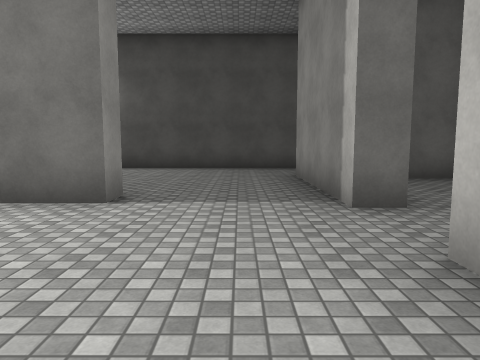
view 1 (above)

16 first-person views from a walk through a scene from a Unity 3-D project. The camera is 1.4 m above the floor, tilts 6° down and sees 70° across. The floor is counted in squares, 2 m on a side. Each view is taken from the middle of a square. On the plan, view 1 faces up. The plan holds only what a view shows up to about 11 squares ahead; the rest is blank. The place goes on beyond the plan. The player character is not drawn. Surface patterns are stand-ins for the level's own textures.

view 2
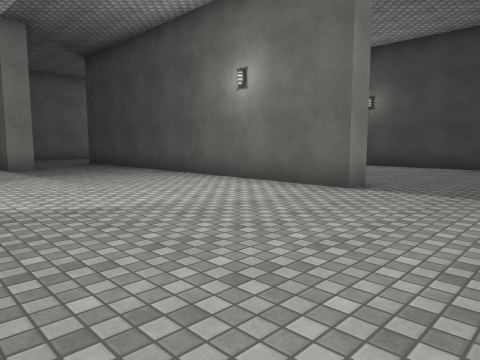

view 3
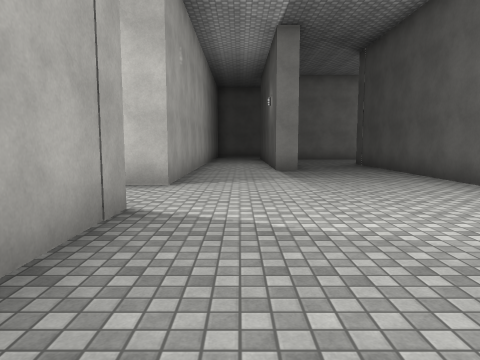

view 4
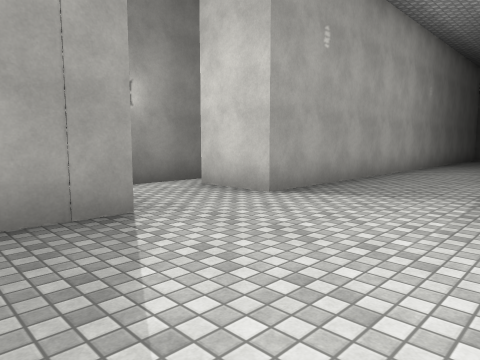

view 5
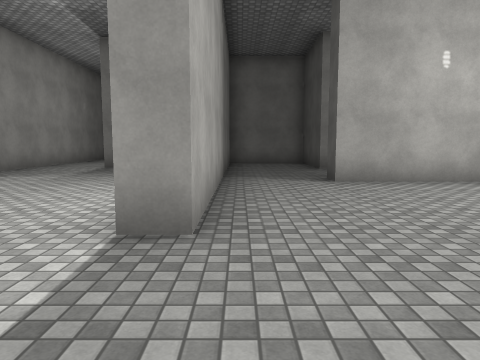

view 6
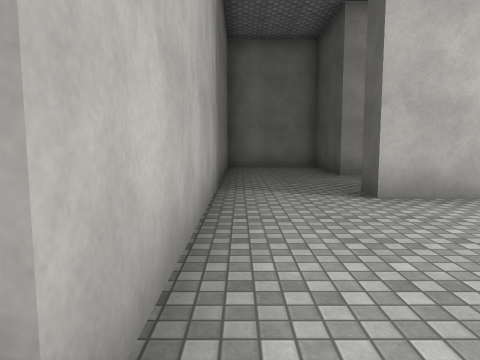

view 7
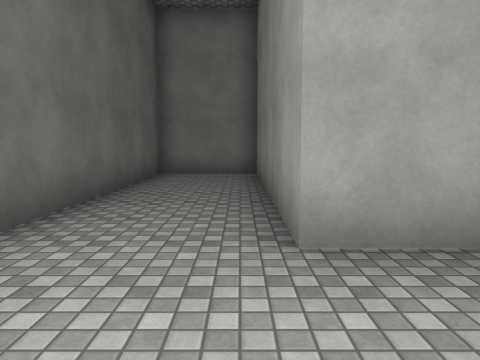

view 8
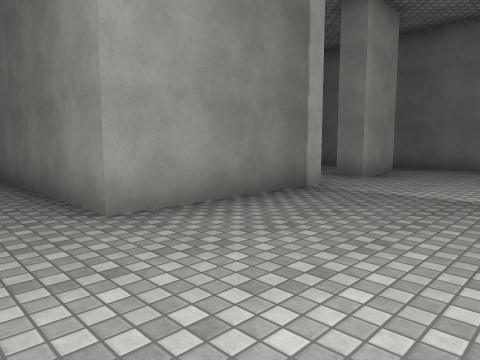

view 9
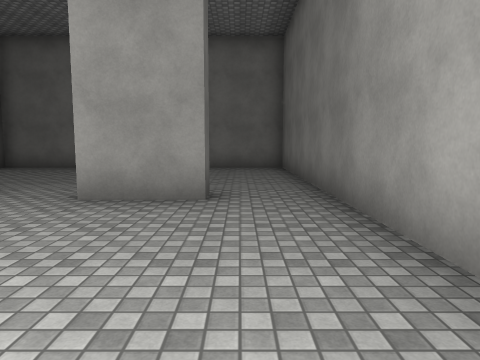

view 10
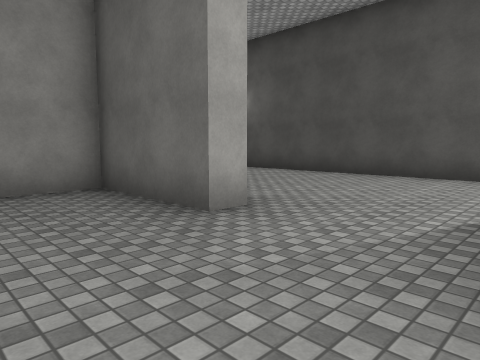

view 11
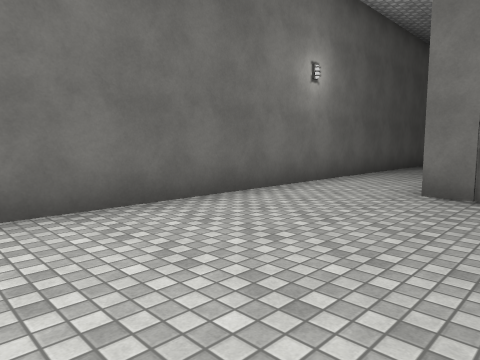

view 12
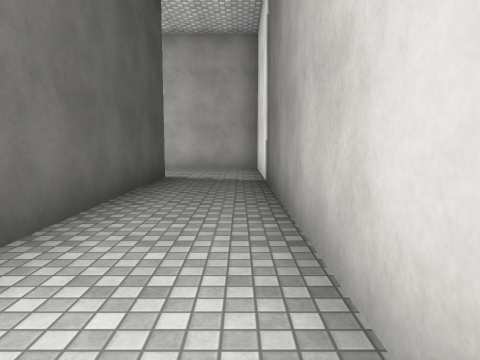

view 13
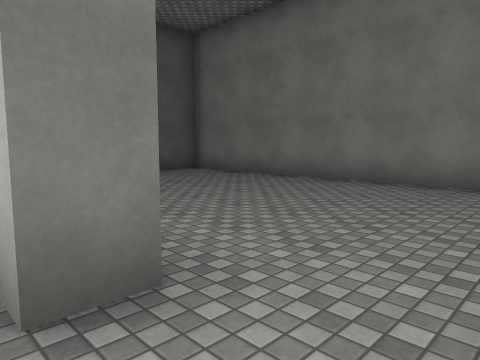

view 14
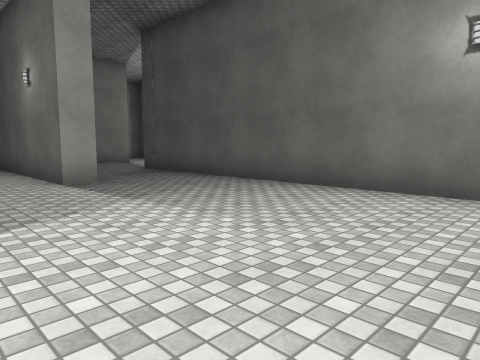

view 15
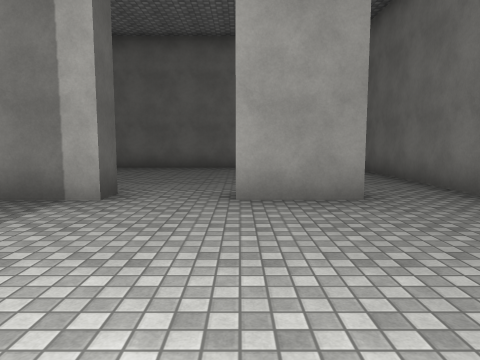

view 16
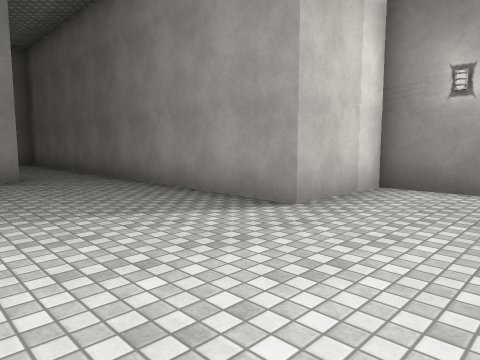

### Floor plan
Points are (right, up) in squares from view 1. A wall is a line through its corners. A room is listed if a view was taken in it or the views show most of it. See-through windows are left out.
Room 1 (views 1, 2, 3, 4, 5, 6, 7, 8, 9, 13, 14, 15, 16)
walls: (-5.6, 4.6) (-1.6, 4.6) (-1.6, 4) (-12, 4); (1.9, 3.7) (1.3, 3.7) (1.3, 7.6) (7.2, 7.6) (7.2, 9.9) (-3.8, 9.9); (2, 0.4) (1.3, 0.4) (1.3, 2) (2, 2); (-9.2, 1.6) (-9.2, 1) (-12.5, 1); (-5.4, 9.5) (-5.4, 6.8); (-6.5, -3.5) (-3.7, -3.5) (-3.7, -1.2) (2.5, -1.2); (-12.5, -1.2) (-5.8, -1.2) (-5.8, -2.9)
ways out: opening at (-6, 5.5) to room 2; opening at (2, -0.5) to room 4; opening at (2, 3) to room 4
Room 2 (view 10)
walls: (-8.7, 7.3) (-11.4, 7.3) (-11.4, 4.6); (-11, 4.6) (-5.6, 4.6); (-5.4, 6.8) (-6.1, 6.8)
ways out: opening at (-6, 5.5) to room 1; opening at (-7.5, 8) to room 3
Room 3 (views 11, 12)
walls: (-4.4, 10.5) (4.5, 10.5); (-6, 9.8) (-6, 10.5); (-8.7, 7.9) (-8.7, 7.3); (2.5, 12.6) (-12.5, 12.6); (4.8, 10.4) (4.8, 13.2)
ways out: opening at (-7.5, 8) to room 2; opening at (3.5, 13)
Room 4 (no view inside)
walls: (4.4, 7) (3.4, 7); (2.5, -1.2) (7.2, -1.2) (7.2, 7) (5.9, 7)
ways out: opening at (2, -0.5) to room 1; opening at (2, 3) to room 1

Positions as (right, up) in squares from view 1, and headings:
1: (0, 0), facing up
2: (1, -1), facing up-left
3: (0, 0), facing left
4: (-2, 2), facing down-left
5: (1, 5), facing left
6: (-1, 5), facing left
7: (-1, 8), facing right
8: (-2, 9), facing down-right
9: (-3, 0), facing right
10: (-6, 5), facing up-left
11: (-11, 9), facing up-right
12: (-5, 11), facing right
13: (1, -1), facing up-right
14: (-3, -1), facing up-left
15: (-3, 2), facing right
16: (-6, 2), facing down-right
